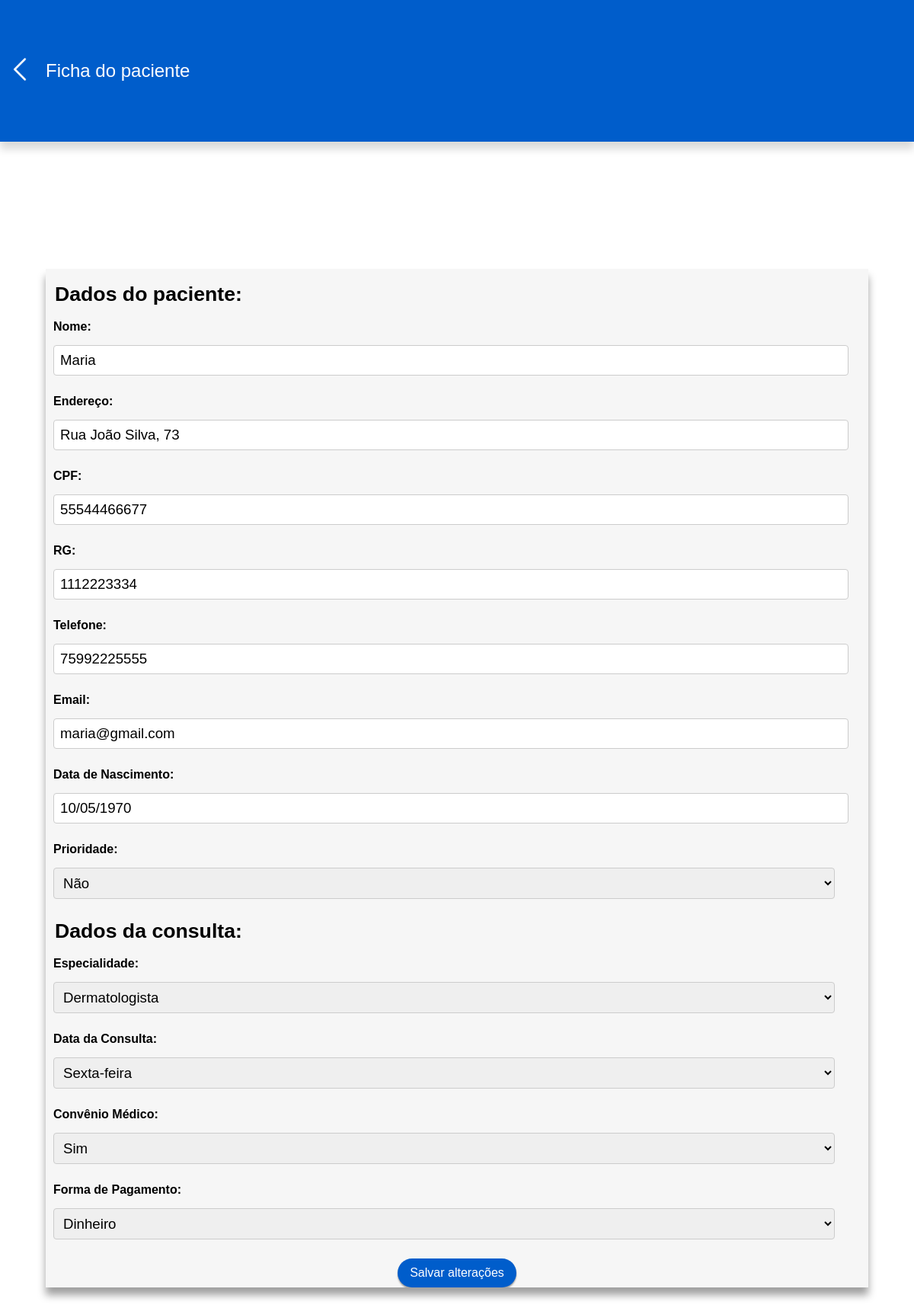
Page /edita/6/ on the committed database.
### gerenciador/models.py (models this page shows)
class Paciente(models.Model): # CLASSE QUE REPRESENTA A TABELA PACIENTE NA BASE DE DADOS
    ESPECIALIDADE_UM = 'Clinico Geral'
    ESPECIALIDADE_DOIS = 'Oftalmologista'
    ESPECIALIDADE_TRES = 'Dermatologista'
    ESPECIALIDADE_CHOICES = [
        (ESPECIALIDADE_UM, 'Clinico Geral'),
        (ESPECIALIDADE_DOIS, 'Oftalmologista'),
        (ESPECIALIDADE_TRES, 'Dermatologista'),
    ]
    OPTION_SIM = 'Sim'
    OPTION_NAO = 'Não'
    OPTION_CHOICES = [
        (OPTION_SIM, 'Sim'),
        (OPTION_NAO, 'Não'),
    ]
    PAGAMENTO_UM = 'Dinheiro'
    PAGAMENTO_DOIS = 'Cartão de credito'
    PAGAMENTO_TRES = 'Cartão de debito'
    PAGAMENTO_QUATRO = 'Convênio médico'
    PAGAMENTO_CHOICES = [
        (PAGAMENTO_UM, 'Dinheiro'),
        (PAGAMENTO_DOIS, 'Cartão de credito'),
        (PAGAMENTO_TRES, 'Cartão de debito'),
        (PAGAMENTO_QUATRO, 'Convênio médico'),
    ]
    DIA_SEGUNDA = 'Segunda-feira'
    DIA_TERCA = 'Terça-feira'
    DIA_QUARTA = 'Quarta-feira'
    DIA_QUINTA = 'Quinta-feira'
    DIA_SEXTA = 'Sexta-feira'
    DIAS_CHOICES = [
        (DIA_SEGUNDA, 'Segunda-feira'),
        (DIA_TERCA, 'Terça-feira'),
        (DIA_QUARTA, 'Quarta-feira'),
        (DIA_QUINTA, 'Quinta-feira'),
        (DIA_SEXTA, 'Sexta-feira'),
    ]
    nome = models.CharField(max_length=100,null=False, blank=False)
    endereco = models.CharField(max_length=100)
    prioridade = models.CharField(max_length=5, null=False, blank=False, choices=OPTION_CHOICES, default=OPTION_NAO)
    cpf = models.CharField(max_length=15, null=False, blank=False)
    rg = models.CharField(max_length=15)
    telefone = models.CharField(max_length=20, null=False, blank=False)
    email = models.CharField(max_length=100)
    data_nascimento = models.DateField(null=False, blank=False)
    especialidade = models.CharField(max_length=50, null=False, blank=False, choices=ESPECIALIDADE_CHOICES, default=ESPECIALIDADE_UM)
    data_consulta = models.CharField(max_length=50, null=False, blank=False, choices=DIAS_CHOICES)
    convenio_medico = models.CharField(max_length=50, null=False, blank=False, choices=OPTION_CHOICES, default=OPTION_NAO)
    forma_pagamento = models.CharField(max_length=50, null=False, blank=False, choices=PAGAMENTO_CHOICES, default=PAGAMENTO_UM)

### gerenciador/views.py (the view, shortened to what this page needs)
# urls.py: path('edita/<int:pk>/', EditarFicha.as_view(), name='editar'),
class EditarFicha(UpdateView): # VIEW PARA EDITAR A FICHA DO PACIENTE A PARTIR DO SEU ID PRIMARY KEY
    model=Paciente  # TABELA DA BASE DE DADOS
    fields=['nome', 'endereco', 'cpf', 'rg', 'telefone', 'email', 'data_nascimento',
            'prioridade', 'especialidade', 'data_consulta', 'convenio_medico', 'forma_pagamento'] # CAMPOS DO FORMULARIO HTML
    template_name='gerenciador/editar.html'# PASSAGEM DA TEMPLATE HTML

### gerenciador/templates/gerenciador/editar.html (shortened to what this page needs)
<!DOCTYPE html>
<html lang="pt-br">
    <head>
        {% load static %}
        <link rel="stylesheet" href="{% static 'cadastro_style.css' %}">
    </head>
    <body>
        <div class="main-agendar">
            <div class="navbar">
                <a href="{% url 'consultas' %}"><img src="{% static 'img/retornar.svg' %}" alt="Voltar" class="btn-voltar"></a>
                <h1>Ficha do paciente</h1>
            </div>
            <div class="painel-cadastro">
                <div id="card-formulario">
                    <form id="formulario" method="POST">
                        <h1 class="titulo-campo">Dados do paciente:</h1>
                        <div class="form-group">
                            <label for="id_nome">Nome:</label>
                            {{ form.nome }}
                        </div>
                        <div class="form-group">
                            <label for="id_endereco">Endereço:</label>
                            {{ form.endereco }}
                        </div>
                        <div class="form-group">
                            <label for="id_cpf">CPF:</label>
                            {{ form.cpf }}
                        </div>
                        <div class="form-group">
                            <label for="id_rg">RG:</label>
                            {{ form.rg }}
                        </div>
                        <div class="form-group">
                            <label for="id_telefone">Telefone:</label>
                            {{ form.telefone }}
                        </div>
                        <div class="form-group">
                            <label for="id_email">Email:</label>
                            {{ form.email }}
                        </div>
                        <div class="form-group">
                            <label for="id_data_nascimento">Data de Nascimento:</label>
                            {{ form.data_nascimento }}
                        </div>
                        <div class="form-group">
                            <label for="id_prioridade">Prioridade:</label>
                            {{ form.prioridade }}
                        </div>
                        <h1 class="titulo-campo">Dados da consulta:</h1>
                        <div class="form-group">
                            <label for="id_especialidade">Especialidade:</label>
                            {{ form.especialidade }}
                        </div>
                        <div class="form-group">
                            <label for="id_data_consulta">Data da Consulta:</label>
                            {{ form.data_consulta }}
                        </div>
                        <div class="form-group">
                            <label for="id_convenio_medico">Convênio Médico:</label>
                            {{ form.convenio_medico }}
                        </div>
                        <div class="form-group">
                            <label for="id_forma_pagamento">Forma de Pagamento:</label>
                            {{ form.forma_pagamento }}
                        </div>
                        <div class="form-botao">
                            <button type="submit" class="btn-salvar">Salvar alterações</button>
                        </div>
                    </form>
                </div>
            </div>
        </div>
    </body>
</html>

### gerenciador/static/cadastro_style.css (style rules this page uses)
body { margin: 0; padding: 0; font-family: 'Noto-Sans', sans-serif; }
.main-agendar { width: 100vw; height: 100vh; display: block; align-items: center; justify-content: center; }
.navbar { width: 100%; height: 10%; background: #005dcb; display: flex; justify-content: flex-start; align-items: center; box-shadow: 0px 10px 10px rgba(0, 0, 0, 0.144); }
.navbar > h1 { color: white; font-size: 18pt; margin-left: 8px; font-weight: 300; }
.btn-voltar { width: 40px; padding: 6px; cursor: pointer; }
.painel-cadastro { width: 100%; height: 90%; display: flex; justify-content: center; align-items: center; }
#card-formulario { width: 90%; height: 80%; display: inline-block; background: #f6f6f6; box-shadow: 0px 10px 10px 0px rgba(0, 0, 0, 0.377); overflow-x: auto; }
.titulo-campo { margin-left: 1vw; font-size: 20pt; }
.form-botao { width: 100%; display: flex; justify-content: center; align-items: center; }
.btn-salvar { width: 13vw; font-size: 12pt; padding: 10px; color: white; background-color: #005dcb; border: none; border-radius: 20px; box-shadow: 0px 2px 2px 0px rgba(0, 0, 0, 0.377); cursor: pointer; margin-bottom: 1vh; }
.form-group { margin-top: 10px; margin-bottom: 15px; }
.form-group label { display: block; margin-left: 10px; margin-bottom: 5px; font-weight: bold; }
.form-group input, .form-group select { width: 95%; margin: 10px; padding: 8px; border: 1px solid #ccc; border-radius: 4px; font-size: 14pt; }

### rows in the picture
Paciente: nome "Maria", endereco "Rua João Silva, 73", cpf "55544466677", rg "1112223334", telefone "75992225555", email "maria@gmail.com", data_nascimento "10/05/1970", prioridade "Não", especialidade "Dermatologista", data_consulta "Sexta-feira", convenio_medico "Sim", forma_pagamento "Dinheiro"
